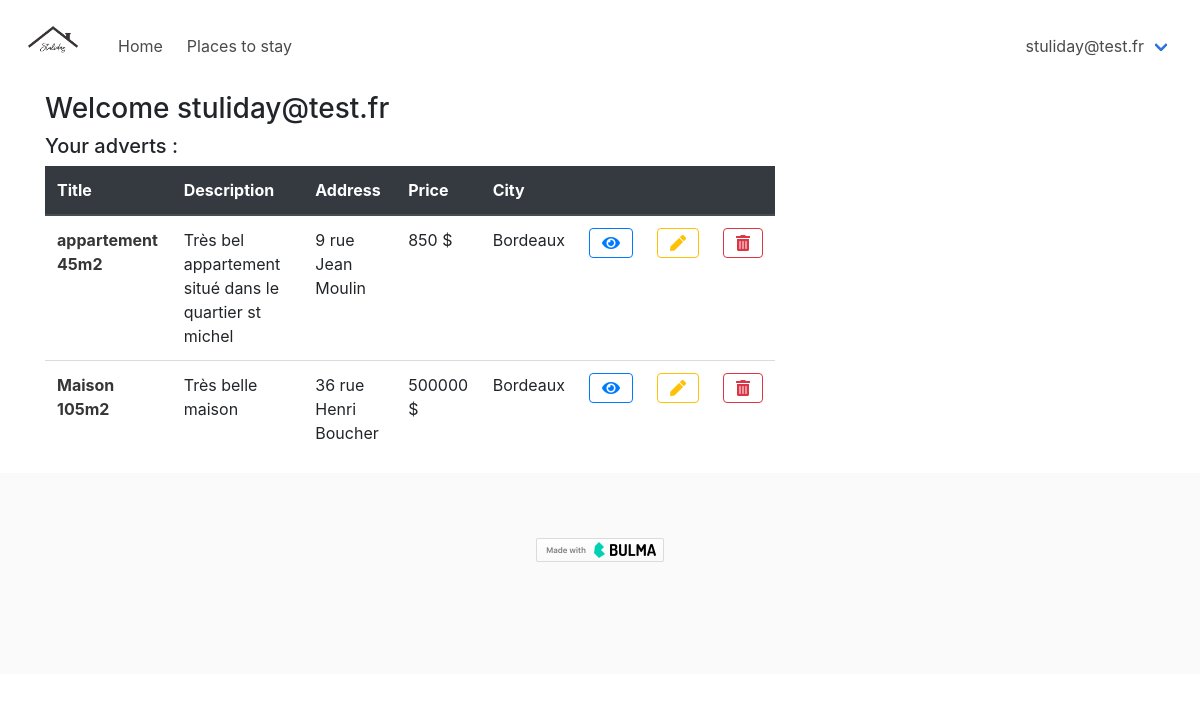
Screenshot of /profil.php (signed in) with the database file from the repository.
### tables this page shows
CREATE TABLE `adverts` (
  `ad_id` int(11) NOT NULL,
  `title` varchar(255) NOT NULL,
  `description` text NOT NULL,
  `address` varchar(255) NOT NULL,
  `city` varchar(255) NOT NULL,
  `price` int(11) NOT NULL,
  `images` varchar(255) DEFAULT NULL,
  `author` int(11) NOT NULL
);

### includes/functions.php (the view, shortened to what this page needs)
<?php
require 'includes/config.php';
        ?>
<?php
function affichageAdvertsByUser($author)
{
    global $conn;
    $sth = $conn->prepare("SELECT * FROM adverts INNER JOIN users ON adverts.author = users.id WHERE author = {$author}");
    $sth->execute();
    $adverts = $sth->fetchAll(PDO::FETCH_ASSOC);
    foreach ($adverts as $advert) {
        ?>
<tr>
    <th scope="row"><?php echo $advert['title']; ?>
    </th>
    <td><?php echo $advert['description']; ?>
    </td>
    <td><?php echo $advert['address']; ?>
    </td>
    <td><?php echo $advert['price']; ?> $
    </td>
    <td><?php echo $advert['city']; ?>
    </td>
    <td> <a href="product.php?id=<?php echo $advert['ad_id']; ?>"
            class="fa btn btn-outline-primary"><i class="fas fa-eye"></i></a>
    </td>
    <td> <a href="edit_adverts.php?id=<?php echo $advert['ad_id']; ?>"
            class="fa btn btn-outline-warning"><i class="fas fa-pen"></i></a>
    </td>
    <td>
        <form action="process.php" method="POST">
            <input type="submit" name="adverts_delete" class="fa btn btn-outline-danger" value="&#xf2ed;"></input>
        </form>
    </td>
</tr>
<?php
    }
}

### rows the page displays
adverts: title "appartement 45m2", description "Très bel appartement situé dans le quartier st michel", address "9 rue Jean Moulin", price "850", city "Bordeaux"
adverts: title "Maison 105m2", description "Très belle maison", address "36 rue Henri Boucher", price "500000", city "Bordeaux"

### other values shown
$_SESSION['email'] "stuliday@test.fr"
